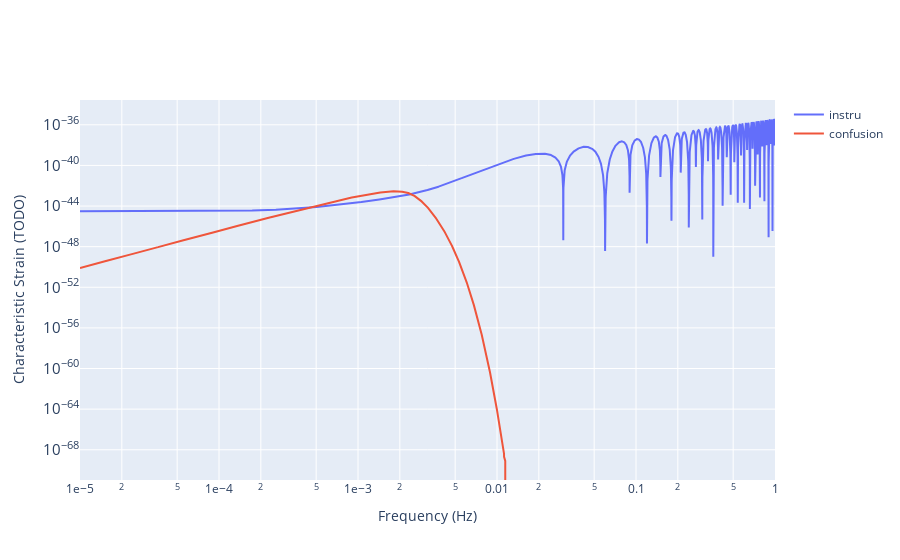

The code cell stored with this chart in its notebook:
### Code cell
fig2 = go.Figure()
fig2.add_trace(go.Scatter(x=freq, y=SXX_noise_instru_only, name="instru"))

fig2.add_trace(
    go.Scatter(
        x=freq,
        y=SXX_confusion_noise_only,
        # visible='legendonly',
        name="confusion",
    )
)

fig2.update_xaxes(
    title_text="Frequency (Hz)",
    type="log",
    showgrid=True,
    showexponent="all",
    exponentformat="e",
)
fig2.update_yaxes(
    title_text="Characteristic Strain (TODO)",
    type="log",
    showgrid=True,
)
fig2.show()

### Figure 1 — Plotly figure (JSON) as saved in the notebook; plotly's stock layout.template omitted (floating-point values rounded to 4 significant figures; data arrays with more than 128 entries replaced by an {"elided": "..."} marker saying what was removed)
{"data": [{"name": "instru", "type": "scatter", "x": {"elided": "9990 float values"}, "y": {"elided": "9990 float values"}}, {"name": "confusion", "type": "scatter", "x": {"elided": "9990 float values"}, "y": {"elided": "9990 float values"}}], "layout": {"xaxis": {"exponentformat": "e", "showexponent": "all", "showgrid": true, "title": {"text": "Frequency (Hz)"}, "type": "log"}, "yaxis": {"showgrid": true, "title": {"text": "Characteristic Strain (TODO)"}, "type": "log"}}}
